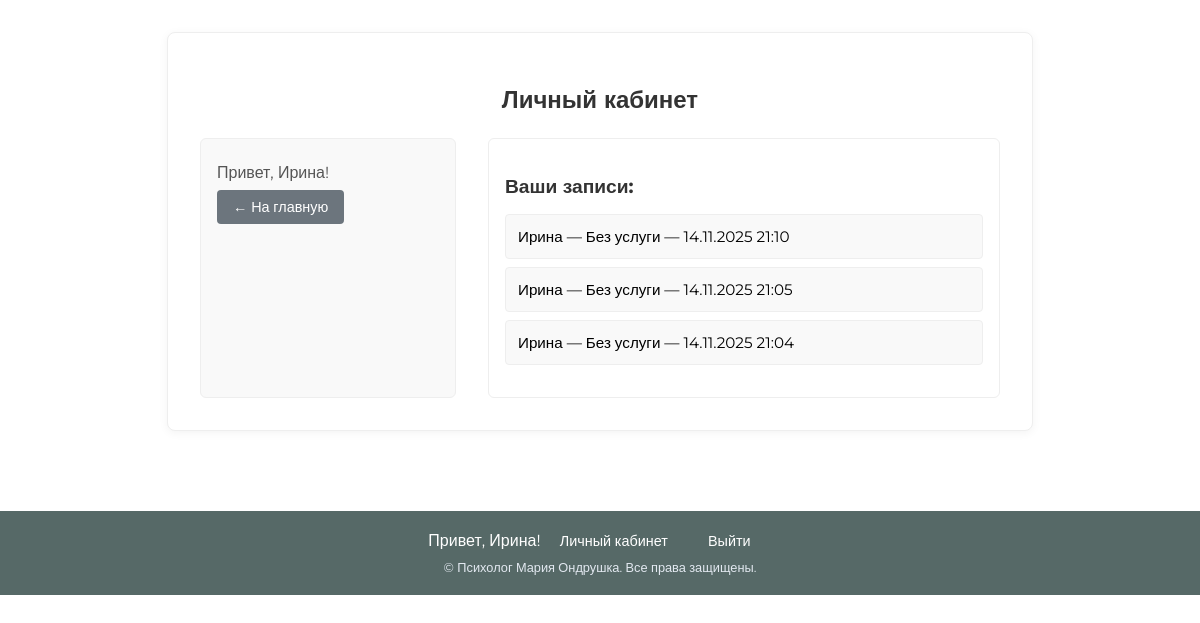
Screenshot of /profile/ (signed in) with the database file from the repository.
### pages/models.py (models this page shows, shortened)
class Booking(models.Model):
    STATUS_CHOICES = [
        ('pending', 'Ожидает'),
        ('confirmed', 'Подтверждена'),
        ('completed', 'Завершена'),
        ('cancelled', 'Отменена'),
    ]
    user = models.ForeignKey(User, on_delete=models.CASCADE, null=True, blank=True, verbose_name='Пользователь')
    privacy_policy = models.ForeignKey(PrivacyPolicy, on_delete=models.CASCADE, verbose_name='Политика конфиденциальности', null=True, blank=True)
    consent_form = models.ForeignKey(ConsentForm, on_delete=models.CASCADE, verbose_name='Форма согласия', null=True, blank=True)
    accepted_privacy_policy = models.BooleanField(default=False, verbose_name='Согласие на политику конфиденциальности')
    accepted_consent = models.BooleanField(default=False, verbose_name='Согласие на обработку персональных данных')
    name = models.CharField(max_length=100, verbose_name='Имя')
    phone = models.CharField(max_length=20, verbose_name='Телефон')
    email = models.EmailField(verbose_name='Email')
    message = models.TextField(blank=True, verbose_name='Сообщение')
    status = models.CharField(max_length=20, choices=STATUS_CHOICES, default='pending', verbose_name='Статус')
    created_at = models.DateTimeField(auto_now_add=True, verbose_name='Дата записи')
    class Meta:
        verbose_name = 'Запись'
        verbose_name_plural = 'Записи'
        ordering = ['-created_at']

### pages/views.py (the view)
# urls.py: path('profile/', views.user_profile, name='user_profile'),
@login_required
def user_profile(request):
    bookings = Booking.objects.filter(email=request.user.email)
    return render(request, 'pages/profile.html', {'bookings': bookings})

### pages/templates/pages/profile.html (shortened to what this page needs)
{% extends "pages/base.html" %}
{% block content %}
<div class="profile-container">
    <h2>Личный кабинет</h2>
    <div class="profile-grid">
        <div class="profile-sidebar">
            <p>Привет, {{ user.first_name|default:"Пользователь" }}!</p>
            <p><a href="/" class="back-btn">← На главную</a></p>
        </div>
        <div class="profile-main">
            <h3>Ваши записи:</h3>
            {% if bookings %}
                <ul>
                {% for booking in bookings %}
                    <li>
                        {{ booking.name }} — {{ booking.service.title|default:"Без услуги" }} — {{ booking.created_at|date:"d.m.Y H:i" }}
                    </li>
                {% endfor %}
                </ul>
            {% else %}
                <p>У вас пока нет записей.</p>
            {% endif %}
        </div>
    </div>
</div>
{% endblock %}

### pages/templates/pages/base.html (shortened to what this page needs)
{% load static %}
<!DOCTYPE html>
<html lang="ru">
<head>
    <link rel="stylesheet" href="{% static 'pages/style.css' %}">
</head>
<body>
    {% block content %}
    {% endblock %}
    <footer class="site-footer">
        <div class="footer-links">
            {% if user.is_authenticated %}
                <span>Привет, {{ user.first_name|default:user.username }}!</span>
                <a href="{% url 'user_profile' %}">Личный кабинет</a>
                <form action="{% url 'logout' %}" method="post" style="display: inline;">
                    <button type="submit" class="logout-link">Выйти</button>
                </form>
            {% else %}
                <a href="{% url 'register' %}">Регистрация</a>
                <a href="{% url 'login' %}">Вход</a>
            {% endif %}
        </div>
        <div class="footer-text">
            © {{ current_year }} Психолог Мария Ондрушка. Все права защищены.
        </div>
    </footer>
</body>
</html>

### pages/static/pages/style.css (style rules this page uses)
body { font-family: 'Montserrat', sans-serif; margin: 0; padding: 0; }
html { scroll-behavior: smooth; }
.site-footer { background-color: #566967; color: white; padding: 20px 0; text-align: center; margin-top: 80px; }
.footer-links { margin-bottom: 10px; }
.footer-links a { color: white; text-decoration: none; margin: 0 15px; font-size: 0.9rem; transition: color 0.3s ease; }
.footer-text { font-size: 0.8rem; color: #e2e8f0; }
.logout-link { background: none; border: none; color: white; text-decoration: none; cursor: pointer; font-size: 0.9rem; margin: 0 15px; transition: color 0.3s ease; }
.profile-container { max-width: 800px; margin: 2rem auto; padding: 2rem; border: 1px solid #eee; border-radius: 8px; background-color: white; box-shadow: 0 2px 10px rgba(0, 0, 0, 0.05); text-align: center; }
.profile-container h2 { font-size: 1.5rem; margin-bottom: 1rem; color: #333; }
.profile-grid { display: grid; grid-template-columns: 1fr 2fr; gap: 2rem; margin-top: 1.5rem; text-align: left; }
.profile-sidebar { padding: 1rem; background-color: #f9f9f9; border: 1px solid #eee; border-radius: 6px; }
.profile-sidebar p { margin: 0.5rem 0; font-size: 1rem; color: #555; }
.profile-main { padding: 1rem; background-color: #fff; border: 1px solid #eee; border-radius: 6px; }
.profile-main h3 { font-size: 1.2rem; color: #333; margin-bottom: 1rem; }
.profile-main ul { list-style-type: none; padding: 0; }
.profile-main li { padding: 0.75rem; margin-bottom: 0.5rem; background-color: #f9f9f9; border: 1px solid #eee; border-radius: 4px; font-size: 0.95rem; }
.profile-main li:last-child { margin-bottom: 0; }
.back-btn { display: inline-block; padding: 0.5rem 1rem; background-color: #6c757d; color: white; border: none; border-radius: 4px; text-decoration: none; font-size: 0.9rem; transition: background-color 0.2s; }

### rows the page displays
Booking: name "Ирина", service "Без услуги", created_at "14.11.2025 21:10"
Booking: name "Ирина", service "Без услуги", created_at "14.11.2025 21:05"
Booking: name "Ирина", service "Без услуги", created_at "14.11.2025 21:04"

### other values shown
{{ user.first_name|default:"Пользователь" }} "Ирина"
{{ user.first_name|default:user.username }} "Ирина"
